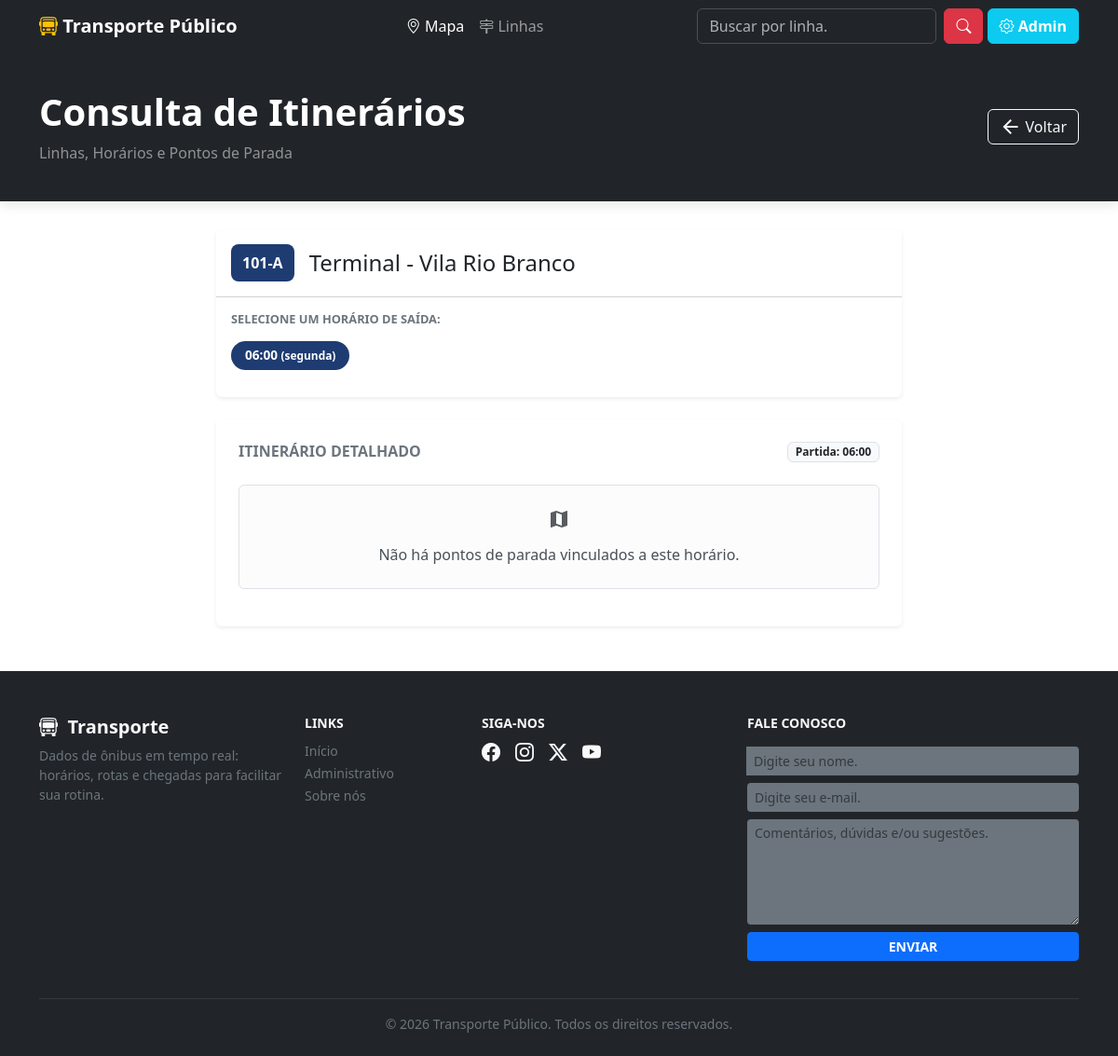
Page /linhas.php?view=detalhes&id=1 on the committed database.
### tables this page shows
CREATE TABLE tblinhas (
    id_linha INT PRIMARY KEY AUTO_INCREMENT,
    codigo VARCHAR(20) UNIQUE NOT NULL,
    nome VARCHAR(100) NOT NULL,
    operadora VARCHAR(100)
);

CREATE TABLE tbhorario_programados (
    id_horario INT PRIMARY KEY AUTO_INCREMENT,
    id_linha INT NOT NULL,
    dia_semana VARCHAR(50) NOT NULL,  
    horario_partida TIME NOT NULL,
    FOREIGN KEY (id_linha) REFERENCES tblinhas(id_linha) ON DELETE CASCADE
);

### linhas.php (the view, shortened to what this page needs)
<?php
$host = 'localhost';
$db   = 'TransportePublico_ti19';
$user = 'TransportePublico_ti19';
$pass = 'senacti19';
$charset = 'utf8mb4';
$dsn = "mysql:host=$host;dbname=$db;charset=$charset";
$options = [
    PDO::ATTR_ERRMODE            => PDO::ERRMODE_EXCEPTION,
    PDO::ATTR_DEFAULT_FETCH_MODE => PDO::FETCH_ASSOC,
    PDO::ATTR_EMULATE_PREPARES   => false,
];
try {
    $pdo = new PDO($dsn, $user, $pass, $options);
} catch (\PDOException $e) {
    die("Erro ao conectar ao banco de dados: " . $e->getMessage());
}
$view = isset($_GET['view']) ? $_GET['view'] : 'lista';
$id_linha = isset($_GET['id']) ? (int)$_GET['id'] : 0;
$id_horario = isset($_GET['id_horario']) ? (int)$_GET['id_horario'] : 0;
?>
<!DOCTYPE html>
<html lang="pt-br">
<head>
    <?php if(file_exists('menu.php')) include 'menu.php'; ?>
    <link href="https://cdn.jsdelivr.net/npm/bootstrap@5.3.0/dist/css/bootstrap.min.css" rel="stylesheet">
</head>
<body>
    <header class="header-bg bg-dark">
        <div class="container">
            <div class="d-flex justify-content-between align-items-center">
                <div>
                    <h1 class="display-6 fw-bold">Consulta de Itinerários</h1>
                    <p class="mb-0 text-white-50">Linhas, Horários e Pontos de Parada</p>
                </div>
                <?php if ($view == 'detalhes'): ?>
                    <a href="linhas.php" class="btn btn-outline-light d-flex align-items-center">
                        <span class="material-icons me-1">arrow_back</span> Voltar
                    </a>
                <?php endif; ?>
            </div>
        </div>
    </header>
    <div class="container mb-5">
        <?php if ($view == 'lista'): ?>
            <div class="row g-4">
                <?php
                $stmt = $pdo->query("SELECT * FROM tblinhas ORDER BY codigo ASC");
                $linhas = $stmt->fetchAll();
                if (count($linhas) > 0):
                    foreach ($linhas as $linha):
                ?>
                    <div class="col-md-6 col-lg-4">
                        <div class="card h-100 card-linha shadow-sm" onclick="location.href='?view=detalhes&id=<?= $linha['id_linha'] ?>'">
                            <div class="card-body">
                                <div class="d-flex align-items-center mb-3">
                                    <div class="badge-codigo me-3"><?= htmlspecialchars($linha['codigo']) ?></div>
                                    <h5 class="card-title mb-0"><?= htmlspecialchars($linha['nome']) ?></h5>
                                </div>
                                <p class="text-muted mb-0 d-flex align-items-center">
                                    <span class="material-icons size-sm me-1" style="font-size: 18px;">business</span>
                                    <?= htmlspecialchars($linha['operadora'] ?: 'Operadora não informada') ?>
                                </p>
                            </div>
                            <div class="card-footer bg-transparent border-0 text-end">
                                <span class="text-primary fw-bold small">VER HORÁRIOS E PONTOS</span>
                            </div>
                        </div>
                    </div>
                <?php
                    endforeach;
                else:
                ?>
                    <div class="col-12 text-center py-5">
                        <span class="material-icons display-1 text-muted">directions_bus</span>
                        <p class="lead mt-3">Nenhuma linha cadastrada no banco de dados.</p>
                    </div>
                <?php endif; ?>
            </div>
        <?php elseif ($view == 'detalhes' && $id_linha > 0): ?>
            <?php
                $stmtLinha = $pdo->prepare("SELECT * FROM tblinhas WHERE id_linha = ?");
                $stmtLinha->execute([$id_linha]);
                $dadosLinha = $stmtLinha->fetch();
                if ($dadosLinha):
                    $stmtH = $pdo->prepare("SELECT * FROM tbhorario_programados WHERE id_linha = ? ORDER BY horario_partida ASC");
                    $stmtH->execute([$id_linha]);
                    $listaHorarios = $stmtH->fetchAll();
                    if ($id_horario == 0 && count($listaHorarios) > 0) {
                        $id_horario = $listaHorarios[0]['id_horario'];
                    }
            ?>
                <div class="row">
                    <div class="col-lg-8 mx-auto">
                        <div class="card shadow-sm border-0 mb-4">
                            <div class="card-header bg-white py-3">
                                <div class="d-flex align-items-center">
                                    <span class="badge-codigo me-3"><?= htmlspecialchars($dadosLinha['codigo']) ?></span>
                                    <h4 class="mb-0"><?= htmlspecialchars($dadosLinha['nome']) ?></h4>
                                </div>
                            </div>
                            <div class="card-body">
                                <h6 class="text-uppercase text-secondary fw-bold mb-3" style="font-size: 0.8rem;">Selecione um Horário de Saída:</h6>
                                <div class="mb-2">
                                    <?php if (count($listaHorarios) > 0): ?>
                                        <?php foreach ($listaHorarios as $h): ?>
                                            <a href="?view=detalhes&id=<?= $id_linha ?>&id_horario=<?= $h['id_horario'] ?>"
                                               class="horario-chip <?= $id_horario == $h['id_horario'] ? 'active' : '' ?>">
                                               <?= date('H:i', strtotime($h['horario_partida'])) ?>
                                               <small>(<?= htmlspecialchars($h['dia_semana']) ?>)</small>
                                            </a>
                                        <?php endforeach; ?>
                                    <?php else: ?>
                                        <p class="text-muted small">Nenhum horário programado para esta linha.</p>
                                    <?php endif; ?>
                                </div>
                            </div>
                        </div>
                        <?php if ($id_horario > 0): ?>
                        <div class="card shadow-sm border-0">
                            <div class="card-body p-4">
                                <div class="d-flex justify-content-between align-items-center mb-4">
                                    <h6 class="text-uppercase text-secondary fw-bold mb-0">Itinerário Detalhado</h6>
                                    <span class="badge bg-light text-dark border">
                                        Partida:
                                        <?php
                                            foreach($listaHorarios as $lh) {
                                                if($lh['id_horario'] == $id_horario) echo date('H:i', strtotime($lh['horario_partida']));
                                            }
                                        ?>
                                    </span>
                                </div>
                                <div class="itinerario-container">
                                    <?php
                                    $sqlRotas = "SELECT p.*, r.ordem, r.horario_previsto, r.tipo_ponto
                                                 FROM tbrotas r
                                                 JOIN tbpontos p ON r.id_ponto = p.id_ponto
                                                 WHERE r.id_horario = ?
                                                 ORDER BY r.ordem ASC";
                                    $stmtRotas = $pdo->prepare($sqlRotas);
                                    $stmtRotas->execute([$id_horario]);
                                    $pontos = $stmtRotas->fetchAll();
                                    if (count($pontos) > 0):
                                        foreach ($pontos as $ponto):
                                            $corBadge = 'info';
                                            if ($ponto['tipo_ponto'] == 'inicio') $corBadge = 'success';
                                            if ($ponto['tipo_ponto'] == 'fim') $corBadge = 'danger';
                                    ?>
                                        <div class="ponto-item">
                                            <div class="d-flex justify-content-between align-items-start">
                                                <div>
                                                    <div class="d-flex align-items-center">
                                                        <h6 class="mb-1 fw-bold"><?= htmlspecialchars($ponto['nome']) ?></h6>
                                                        <?php if ($ponto['horario_previsto']): ?>
                                                            <span class="ms-2 badge bg-dark opacity-75" style="font-size: 0.7rem;">
                                                                Previsto: <?= date('H:i', strtotime($ponto['horario_previsto'])) ?>
                                                            </span>
                                                        <?php endif; ?>
                                                    </div>
                                                </div>
                                                <span class="badge rounded-pill bg-<?= $corBadge ?> small">
                                                    <?= ucfirst($ponto['tipo_ponto']) ?>
                                                </span>
                                            </div>
                                        </div>
                                    <?php
                                        endforeach;
                                    else:
                                    ?>
                                        <div class="alert alert-light border text-center py-4">
                                            <span class="material-icons text-muted">map</span>
                                            <p class="mb-0 mt-2">Não há pontos de parada vinculados a este horário.</p>
                                        </div>
                                    <?php endif; ?>
                                </div>
                            </div>
                        </div>
                        <?php endif; ?>
                    </div>
                </div>
            <?php else: ?>
                <div class="alert alert-danger">Linha não encontrada.</div>
            <?php endif; ?>
        <?php endif; ?>
    </div>
    <?php if(file_exists('rodape.php')) include 'rodape.php'; ?>
</body>
</html>

### css/meu_estilo.css (style rules this page uses)
body { background-color: #f4f7f6; font-family: 'Segoe UI', Tahoma, Geneva, Verdana, sans-serif; }
.header-bg { color: white; padding: 40px 0; margin-bottom: 30px; box-shadow: 0 4px 12px rgba(0,0,0,0.1); }
.badge-codigo { background-color: #1e3c72; color: white; font-weight: bold; padding: 8px 12px; border-radius: 8px; }

### linhas.php (style rules this page uses)
body { background-color: #f4f7f6; font-family: 'Segoe UI', Tahoma, Geneva, Verdana, sans-serif; }
.header-bg { color: white; padding: 40px 0; margin-bottom: 30px; box-shadow: 0 4px 12px rgba(0,0,0,0.1); }
.badge-codigo { background-color: #1e3c72; color: white; font-weight: bold; padding: 8px 12px; border-radius: 8px; }
.horario-chip { background: #e9ecef; border-radius: 20px; padding: 5px 15px; display: inline-block; margin-right: 5px; margin-bottom: 5px; text-decoration: none; color: #495057; font-size: 0.85rem; transition: all 0.2s; }
.horario-chip.active { background: #1e3c72; color: white; font-weight: bold; }

### rows in the picture
tblinhas: codigo "101-A", nome "Terminal - Vila Rio Branco"
tbhorario_programados: horario_partida "06:00", dia_semana "segunda"
